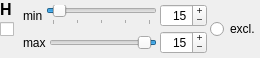
<?xml version="1.0" encoding="UTF-8"?>
<ui version="4.0">
 <class>ChannelRangeWidget</class>
 <widget class="QWidget" name="ChannelRangeWidget">
  <property name="geometry">
   <rect>
    <x>0</x>
    <y>0</y>
    <width>260</width>
    <height>58</height>
   </rect>
  </property>
  <property name="windowTitle">
   <string>Form</string>
  </property>
  <layout class="QHBoxLayout" name="horizontalLayout">
   <property name="spacing">
    <number>3</number>
   </property>
   <property name="leftMargin">
    <number>0</number>
   </property>
   <property name="topMargin">
    <number>0</number>
   </property>
   <property name="rightMargin">
    <number>0</number>
   </property>
   <property name="bottomMargin">
    <number>0</number>
   </property>
   <item>
    <layout class="QVBoxLayout" name="layout_name">
     <item alignment="">
      <widget class="QLabel" name="label_min_3">
       <property name="sizePolicy">
        <sizepolicy hsizetype="Preferred" vsizetype="Maximum">
         <horstretch>0</horstretch>
         <verstretch>0</verstretch>
        </sizepolicy>
       </property>
       <property name="font">
        <font>
         <pointsize>12</pointsize>
         <bold>true</bold>
        </font>
       </property>
       <property name="text">
        <string notr="true">H</string>
       </property>
      </widget>
     </item>
     <item alignment="">
      <widget class="QCheckBox" name="checkBox_use">
       <property name="focusPolicy">
        <enum>Qt::FocusPolicy::NoFocus</enum>
       </property>
       <property name="text">
        <string/>
       </property>
      </widget>
     </item>
     <item>
      <spacer name="verticalSpacer">
       <property name="orientation">
        <enum>Qt::Orientation::Vertical</enum>
       </property>
       <property name="sizeHint" stdset="0">
        <size>
         <width>20</width>
         <height>10</height>
        </size>
       </property>
      </spacer>
     </item>
    </layout>
   </item>
   <item>
    <layout class="QVBoxLayout" name="verticalLayout">
     <property name="spacing">
      <number>0</number>
     </property>
     <item>
      <layout class="QHBoxLayout" name="threshold_min">
       <property name="spacing">
        <number>3</number>
       </property>
       <property name="rightMargin">
        <number>0</number>
       </property>
       <property name="bottomMargin">
        <number>0</number>
       </property>
       <item>
        <widget class="QLabel" name="label_min">
         <property name="text">
          <string notr="true">min</string>
         </property>
        </widget>
       </item>
       <item>
        <widget class="QSlider" name="slider_threshold_min">
         <property name="focusPolicy">
          <enum>Qt::FocusPolicy::NoFocus</enum>
         </property>
         <property name="maximum">
          <number>255</number>
         </property>
         <property name="value">
          <number>15</number>
         </property>
         <property name="orientation">
          <enum>Qt::Orientation::Horizontal</enum>
         </property>
         <property name="invertedAppearance">
          <bool>false</bool>
         </property>
         <property name="invertedControls">
          <bool>false</bool>
         </property>
         <property name="tickPosition">
          <enum>QSlider::TickPosition::TicksBelow</enum>
         </property>
         <property name="tickInterval">
          <number>64</number>
         </property>
        </widget>
       </item>
       <item>
        <widget class="QSpinBox" name="spinBox_threshold_min">
         <property name="maximumSize">
          <size>
           <width>80</width>
           <height>16777215</height>
          </size>
         </property>
         <property name="focusPolicy">
          <enum>Qt::FocusPolicy::NoFocus</enum>
         </property>
         <property name="alignment">
          <set>Qt::AlignmentFlag::AlignRight|Qt::AlignmentFlag::AlignTrailing|Qt::AlignmentFlag::AlignVCenter</set>
         </property>
         <property name="buttonSymbols">
          <enum>QAbstractSpinBox::ButtonSymbols::PlusMinus</enum>
         </property>
         <property name="suffix">
          <string notr="true"/>
         </property>
         <property name="prefix">
          <string notr="true"/>
         </property>
         <property name="maximum">
          <number>255</number>
         </property>
         <property name="value">
          <number>15</number>
         </property>
        </widget>
       </item>
      </layout>
     </item>
     <item>
      <layout class="QHBoxLayout" name="threshold_max">
       <property name="spacing">
        <number>3</number>
       </property>
       <property name="rightMargin">
        <number>0</number>
       </property>
       <property name="bottomMargin">
        <number>0</number>
       </property>
       <item>
        <widget class="QLabel" name="label_max">
         <property name="text">
          <string notr="true">max</string>
         </property>
        </widget>
       </item>
       <item>
        <widget class="QSlider" name="slider_threshold_max">
         <property name="focusPolicy">
          <enum>Qt::FocusPolicy::NoFocus</enum>
         </property>
         <property name="maximum">
          <number>255</number>
         </property>
         <property name="value">
          <number>15</number>
         </property>
         <property name="tracking">
          <bool>true</bool>
         </property>
         <property name="orientation">
          <enum>Qt::Orientation::Horizontal</enum>
         </property>
         <property name="invertedAppearance">
          <bool>true</bool>
         </property>
         <property name="invertedControls">
          <bool>true</bool>
         </property>
         <property name="tickPosition">
          <enum>QSlider::TickPosition::NoTicks</enum>
         </property>
         <property name="tickInterval">
          <number>64</number>
         </property>
        </widget>
       </item>
       <item>
        <widget class="QSpinBox" name="spinBox_threshold_max">
         <property name="maximumSize">
          <size>
           <width>80</width>
           <height>16777215</height>
          </size>
         </property>
         <property name="focusPolicy">
          <enum>Qt::FocusPolicy::NoFocus</enum>
         </property>
         <property name="alignment">
          <set>Qt::AlignmentFlag::AlignRight|Qt::AlignmentFlag::AlignTrailing|Qt::AlignmentFlag::AlignVCenter</set>
         </property>
         <property name="buttonSymbols">
          <enum>QAbstractSpinBox::ButtonSymbols::PlusMinus</enum>
         </property>
         <property name="suffix">
          <string notr="true"/>
         </property>
         <property name="prefix">
          <string notr="true"/>
         </property>
         <property name="maximum">
          <number>255</number>
         </property>
         <property name="value">
          <number>15</number>
         </property>
        </widget>
       </item>
      </layout>
     </item>
    </layout>
   </item>
   <item>
    <widget class="QRadioButton" name="radioButton_exclude">
     <property name="sizePolicy">
      <sizepolicy hsizetype="Minimum" vsizetype="Maximum">
       <horstretch>0</horstretch>
       <verstretch>0</verstretch>
      </sizepolicy>
     </property>
     <property name="focusPolicy">
      <enum>Qt::FocusPolicy::NoFocus</enum>
     </property>
     <property name="text">
      <string notr="true">excl.</string>
     </property>
    </widget>
   </item>
  </layout>
 </widget>
 <resources/>
 <connections/>
</ui>
